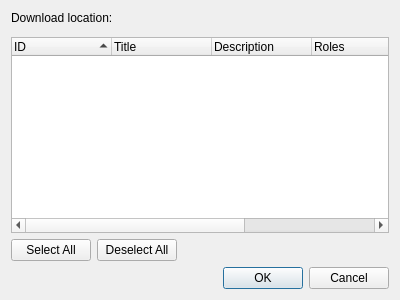
<?xml version="1.0" encoding="UTF-8"?>
<ui version="4.0">
 <class>QgsStacDownloadAssetsDialog</class>
 <widget class="QDialog" name="QgsStacDownloadAssetsDialog">
  <property name="geometry">
   <rect>
    <x>0</x>
    <y>0</y>
    <width>400</width>
    <height>300</height>
   </rect>
  </property>
  <property name="windowTitle">
   <string>Download STAC assets</string>
  </property>
  <layout class="QVBoxLayout" name="verticalLayout">
   <item>
    <widget class="QLabel" name="label">
     <property name="text">
      <string>Download location:</string>
     </property>
    </widget>
   </item>
   <item>
    <widget class="QgsFileWidget" name="mFileWidget" native="true"/>
   </item>
   <item>
    <widget class="QTreeWidget" name="mTreeWidget">
     <property name="itemsExpandable">
      <bool>false</bool>
     </property>
     <property name="sortingEnabled">
      <bool>true</bool>
     </property>
     <property name="columnCount">
      <number>6</number>
     </property>
     <attribute name="headerVisible">
      <bool>true</bool>
     </attribute>
     <column>
      <property name="text">
       <string>ID</string>
      </property>
     </column>
     <column>
      <property name="text">
       <string>Title</string>
      </property>
     </column>
     <column>
      <property name="text">
       <string>Description</string>
      </property>
     </column>
     <column>
      <property name="text">
       <string>Roles</string>
      </property>
     </column>
     <column>
      <property name="text">
       <string>Media Type</string>
      </property>
     </column>
     <column>
      <property name="text">
       <string>URL</string>
      </property>
     </column>
    </widget>
   </item>
   <item>
    <layout class="QHBoxLayout" name="horizontalLayout">
     <item>
      <widget class="QPushButton" name="mSelectAllButton">
       <property name="text">
        <string>Select All</string>
       </property>
      </widget>
     </item>
     <item>
      <widget class="QPushButton" name="mDeselectAllButton">
       <property name="text">
        <string>Deselect All</string>
       </property>
      </widget>
     </item>
     <item>
      <spacer name="horizontalSpacer">
       <property name="orientation">
        <enum>Qt::Horizontal</enum>
       </property>
       <property name="sizeHint" stdset="0">
        <size>
         <width>40</width>
         <height>20</height>
        </size>
       </property>
      </spacer>
     </item>
    </layout>
   </item>
   <item>
    <widget class="QDialogButtonBox" name="buttonBox">
     <property name="orientation">
      <enum>Qt::Horizontal</enum>
     </property>
     <property name="standardButtons">
      <set>QDialogButtonBox::Cancel|QDialogButtonBox::Ok</set>
     </property>
    </widget>
   </item>
  </layout>
 </widget>
 <customwidgets>
  <customwidget>
   <class>QgsFileWidget</class>
   <extends>QWidget</extends>
   <header>qgsfilewidget.h</header>
   <container>1</container>
  </customwidget>
 </customwidgets>
 <resources/>
 <connections>
  <connection>
   <sender>buttonBox</sender>
   <signal>accepted()</signal>
   <receiver>QgsStacDownloadAssetsDialog</receiver>
   <slot>accept()</slot>
   <hints>
    <hint type="sourcelabel">
     <x>199</x>
     <y>278</y>
    </hint>
    <hint type="destinationlabel">
     <x>199</x>
     <y>149</y>
    </hint>
   </hints>
  </connection>
  <connection>
   <sender>buttonBox</sender>
   <signal>rejected()</signal>
   <receiver>QgsStacDownloadAssetsDialog</receiver>
   <slot>reject()</slot>
   <hints>
    <hint type="sourcelabel">
     <x>199</x>
     <y>278</y>
    </hint>
    <hint type="destinationlabel">
     <x>199</x>
     <y>149</y>
    </hint>
   </hints>
  </connection>
 </connections>
</ui>
